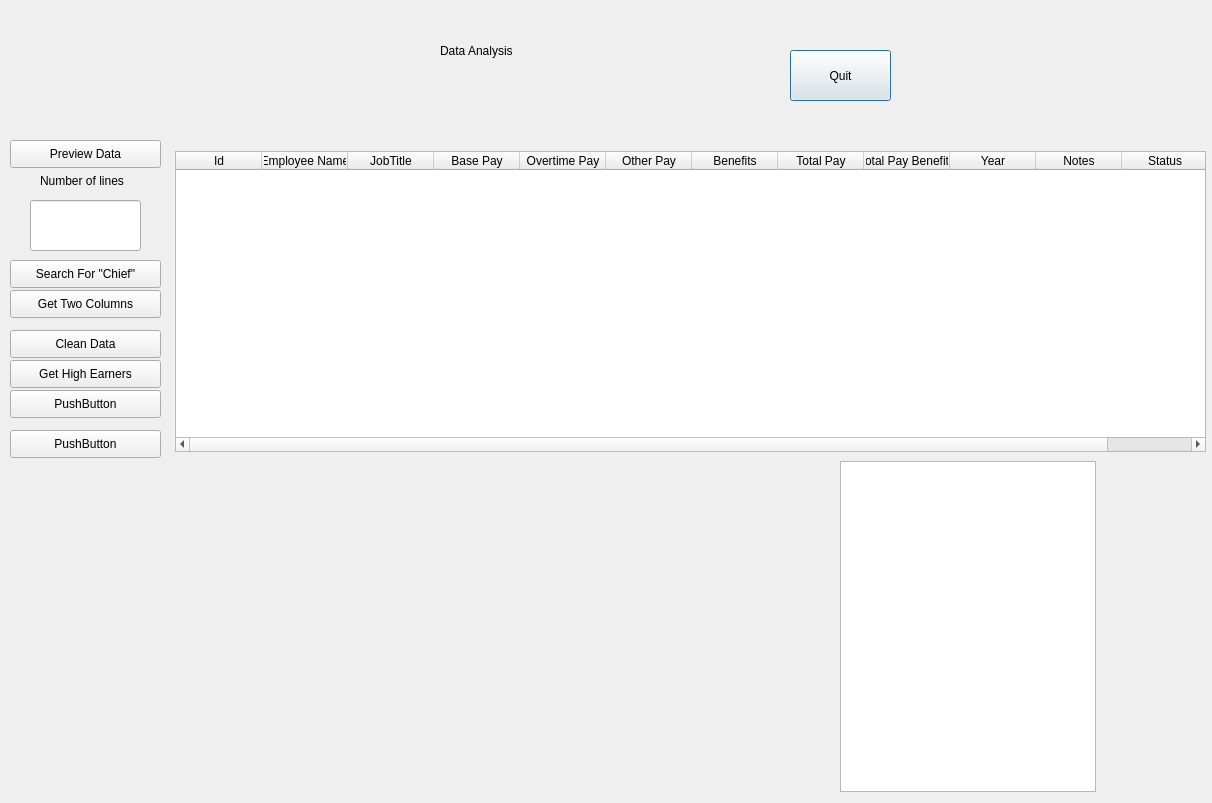
<?xml version="1.0" encoding="UTF-8"?>
<ui version="4.0">
 <class>Dialog</class>
 <widget class="QDialog" name="Dialog">
  <property name="geometry">
   <rect>
    <x>0</x>
    <y>0</y>
    <width>1212</width>
    <height>803</height>
   </rect>
  </property>
  <property name="windowTitle">
   <string>Dialog</string>
  </property>
  <widget class="QPushButton" name="b_quit">
   <property name="geometry">
    <rect>
     <x>790</x>
     <y>50</y>
     <width>101</width>
     <height>51</height>
    </rect>
   </property>
   <property name="text">
    <string>Quit</string>
   </property>
  </widget>
  <widget class="QPushButton" name="b_preview">
   <property name="geometry">
    <rect>
     <x>10</x>
     <y>140</y>
     <width>151</width>
     <height>28</height>
    </rect>
   </property>
   <property name="text">
    <string>Preview Data</string>
   </property>
  </widget>
  <widget class="QPushButton" name="b_search">
   <property name="geometry">
    <rect>
     <x>10</x>
     <y>260</y>
     <width>151</width>
     <height>28</height>
    </rect>
   </property>
   <property name="text">
    <string>Search For &quot;Chief&quot;</string>
   </property>
  </widget>
  <widget class="QPushButton" name="b_clean">
   <property name="geometry">
    <rect>
     <x>10</x>
     <y>330</y>
     <width>151</width>
     <height>28</height>
    </rect>
   </property>
   <property name="text">
    <string>Clean Data</string>
   </property>
  </widget>
  <widget class="QPushButton" name="b_two">
   <property name="geometry">
    <rect>
     <x>10</x>
     <y>290</y>
     <width>151</width>
     <height>28</height>
    </rect>
   </property>
   <property name="text">
    <string>Get Two Columns</string>
   </property>
  </widget>
  <widget class="QPushButton" name="b_high">
   <property name="geometry">
    <rect>
     <x>10</x>
     <y>360</y>
     <width>151</width>
     <height>28</height>
    </rect>
   </property>
   <property name="text">
    <string>Get High Earners</string>
   </property>
  </widget>
  <widget class="QPushButton" name="pushButton_7">
   <property name="geometry">
    <rect>
     <x>10</x>
     <y>430</y>
     <width>151</width>
     <height>28</height>
    </rect>
   </property>
   <property name="text">
    <string>PushButton</string>
   </property>
  </widget>
  <widget class="QPushButton" name="pushButton_9">
   <property name="geometry">
    <rect>
     <x>10</x>
     <y>390</y>
     <width>151</width>
     <height>28</height>
    </rect>
   </property>
   <property name="text">
    <string>PushButton</string>
   </property>
  </widget>
  <widget class="QLabel" name="label">
   <property name="geometry">
    <rect>
     <x>440</x>
     <y>30</y>
     <width>151</width>
     <height>41</height>
    </rect>
   </property>
   <property name="text">
    <string>Data Analysis</string>
   </property>
  </widget>
  <widget class="QTableWidget" name="tw">
   <property name="geometry">
    <rect>
     <x>175</x>
     <y>151</y>
     <width>1031</width>
     <height>301</height>
    </rect>
   </property>
   <attribute name="horizontalHeaderDefaultSectionSize">
    <number>86</number>
   </attribute>
   <column>
    <property name="text">
     <string>Id</string>
    </property>
   </column>
   <column>
    <property name="text">
     <string>Employee Name</string>
    </property>
   </column>
   <column>
    <property name="text">
     <string>JobTitle</string>
    </property>
   </column>
   <column>
    <property name="text">
     <string>Base Pay</string>
    </property>
   </column>
   <column>
    <property name="text">
     <string>Overtime Pay</string>
    </property>
   </column>
   <column>
    <property name="text">
     <string>Other Pay</string>
    </property>
   </column>
   <column>
    <property name="text">
     <string>Benefits</string>
    </property>
   </column>
   <column>
    <property name="text">
     <string>Total Pay</string>
    </property>
   </column>
   <column>
    <property name="text">
     <string>Total Pay Benefits</string>
    </property>
   </column>
   <column>
    <property name="text">
     <string>Year</string>
    </property>
   </column>
   <column>
    <property name="text">
     <string>Notes</string>
    </property>
   </column>
   <column>
    <property name="text">
     <string>Status</string>
    </property>
   </column>
  </widget>
  <widget class="QListWidget" name="lw">
   <property name="geometry">
    <rect>
     <x>840</x>
     <y>461</y>
     <width>256</width>
     <height>331</height>
    </rect>
   </property>
  </widget>
  <widget class="QLineEdit" name="le_lines">
   <property name="geometry">
    <rect>
     <x>30</x>
     <y>200</y>
     <width>111</width>
     <height>51</height>
    </rect>
   </property>
  </widget>
  <widget class="QLabel" name="label_2">
   <property name="geometry">
    <rect>
     <x>40</x>
     <y>160</y>
     <width>151</width>
     <height>41</height>
    </rect>
   </property>
   <property name="text">
    <string>Number of lines</string>
   </property>
  </widget>
 </widget>
 <resources/>
 <connections/>
</ui>
